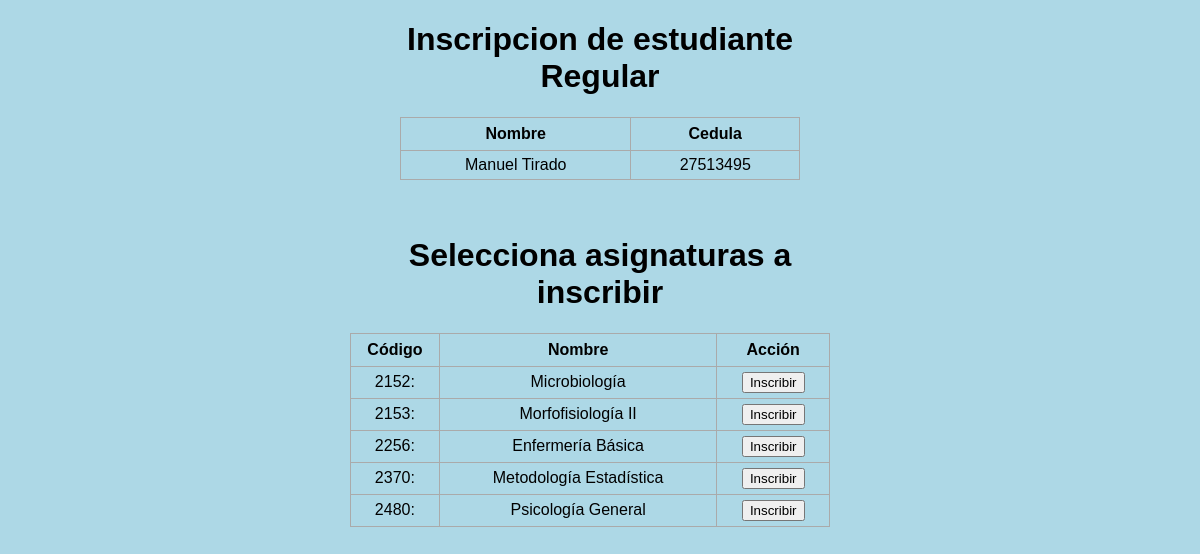
/inscripcion_regular/1, run on the app's committed database.
### inscripcion.py (models this page shows, shortened)
class Estudiante(db.Model):
    cod_estudiante = db.Column(db.Integer, primary_key=True, autoincrement=True)
    nombre = db.Column(db.String(200), nullable=False)
    cedula = db.Column(db.Integer)
    nacimiento = db.Column(db.DateTime)
    telefono = db.Column(db.Integer)
    correo = db.Column(db.String(200), nullable=False)
    fecha_inscripcion = db.Column(db.DateTime, default=datetime.utcnow)
    direccion = db.Column(db.String(200), nullable=False)
    forma_ingreso = db.Column(db.String(200), nullable=False)

class Asignatura(db.Model):
    cod_asig = db.Column(db.Integer, primary_key=True)
    nombre = db.Column(db.String(200), nullable=False)
    unidad_creditos = db.Column(db.Integer)

### inscripcion.py (the view)
@app.route('/inscripcion_regular/<int:id>', methods=['GET', 'POST'])
def inscribir_regular(id):
    estudiante = Estudiante.query.get_or_404(id)
    aprobados = Calificacion.query.filter_by(aprobado=True).all()
    codigos_aprobados = [calificacion.cod_asig for calificacion in aprobados]
    requisitos_aprobados = Requisito.query.filter(Requisito.cod_requisito.in_(codigos_aprobados)).all()
    codigos_requisitos = [codigo.cod_asig for codigo in requisitos_aprobados]
    asignaturas = Asignatura.query.filter(and_(Asignatura.cod_asig.in_(codigos_requisitos), ~Asignatura.cod_asig.in_(codigos_aprobados))).all()
    if request.method == 'POST':
        pass
    else:
        return render_template('inscripcion_regular.html', estudiante=estudiante, asignaturas=asignaturas)

### templates/inscripcion_regular.html (shortened to what this page needs)
{% extends 'base.html' %}
{% block body %}
<div class="content2">
    <h1 style="text-align: center">Inscripcion de estudiante Regular</h1>
    <table>
        <tr>
            <th>Nombre</th>
            <th>Cedula</th>
        </tr>
        <tr>
            <td>{{estudiante.nombre}}</td>
            <td>{{estudiante.cedula}}</td>
        </tr>
    </table>
</div>
<div class="content">
    <br>
    <br>
    <h1 >Selecciona asignaturas a inscribir </h1>
    <div class="table-container">
        <table>
          <tr>
            <th>Código</th>
            <th>Nombre</th>
            <th>Acción</th>
          </tr>
          {% for asignatura in asignaturas %}
          <tr>
            <td>{{asignatura.cod_asig}}:</td>
            <td>{{asignatura.nombre}}</td>
            <td><button>Inscribir</button></td>
          </tr>
          {% endfor%}
        </table>
      </div>
</div>
{% endblock %}

### static/css/main.css (style rules this page uses)
body, html { margin: 0; font-family: sans-serif; background-color: lightblue; }
.content { margin: 0 auto; width: 500px; }
.content2 { margin: 0 auto; width: 400px; }
table, td, th { border: 1px solid #aaa; }
table { border-collapse: collapse; width: 100%; }
th { height: 30px; }
td { text-align: center; padding: 5px; }

### templates/inscripcion_regular.html (style rules this page uses)
.table-container { display: flex; }
table { border: 1px solid black; margin-right: 20px; }
h1 { text-align: center; }

### data on the page
Estudiante: nombre "Manuel Tirado", cedula "27513495"
Asignatura: cod_asig "2152", nombre "Microbiología"
Asignatura: cod_asig "2153", nombre "Morfofisiología II"
Asignatura: cod_asig "2256", nombre "Enfermería Básica"
Asignatura: cod_asig "2370", nombre "Metodología Estadística"
Asignatura: cod_asig "2480", nombre "Psicología General"
